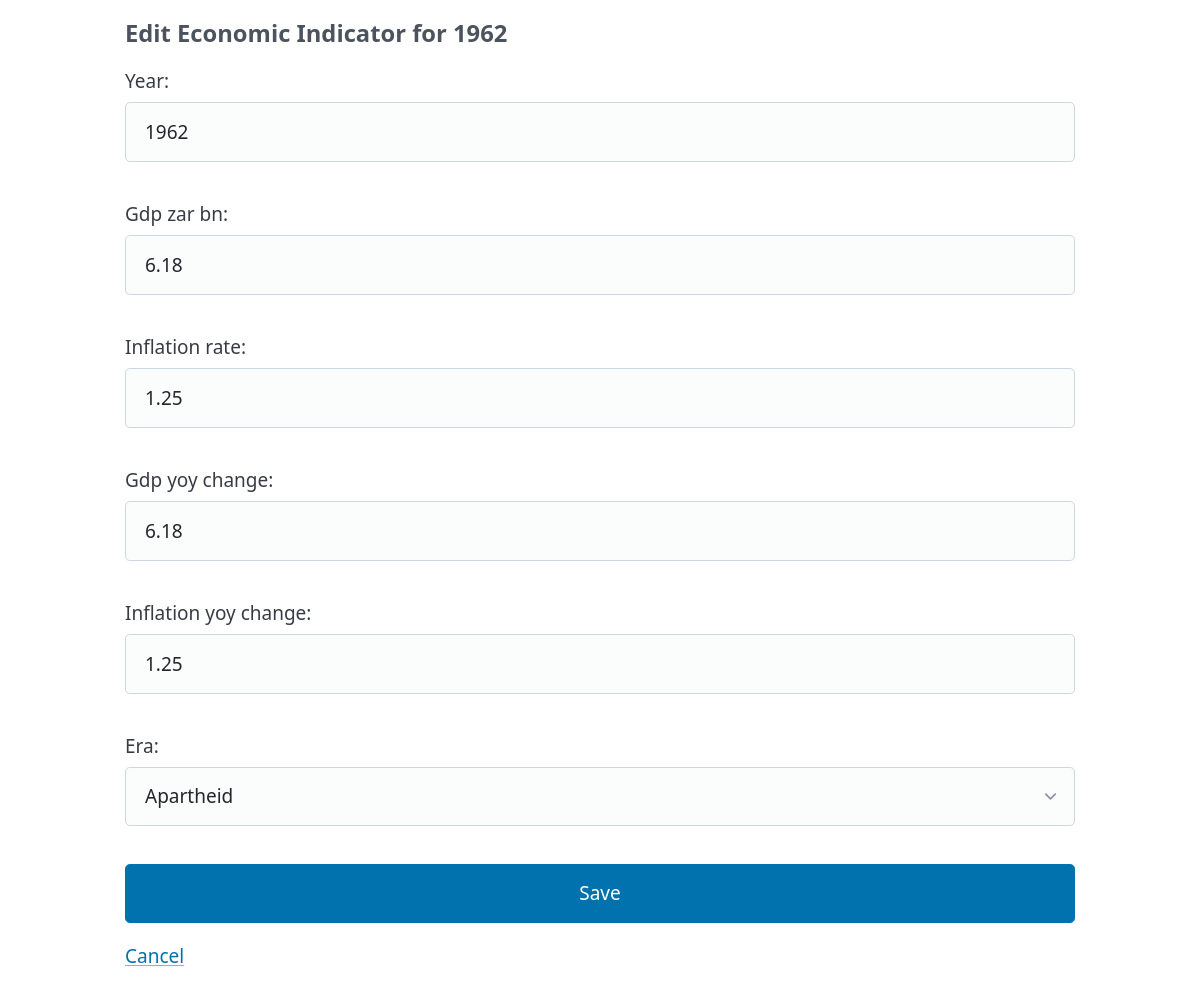
Page /database/indicator/1962/edit/ on the committed database.
### analysis/models.py (models this page shows, shortened)
class EconomicIndicator(models.Model):
    year = models.IntegerField(unique=True, db_index=True)
    gdp_zar_bn = models.DecimalField(max_digits=10, decimal_places=2)
    inflation_rate = models.DecimalField(max_digits=5, decimal_places=2)
    gdp_yoy_change = models.DecimalField(max_digits=5, decimal_places=2, null=True, blank=True)
    inflation_yoy_change = models.DecimalField(max_digits=5, decimal_places=2, null=True, blank=True)
    era = models.CharField(max_length=20, db_index=True)  # 'Apartheid' | 'Post-Apartheid'
    created_at = models.DateTimeField(auto_now_add=True)
    class Meta:
        ordering = ["year"]

### analysis/views.py (the view)
# urls.py: path("database/indicator/<int:year>/edit/", views.indicator_update, name="indicator_edit"),
@transaction.atomic
def indicator_update(request, year):
    obj = get_object_or_404(EconomicIndicator, year=year)
    if request.method == 'POST':
        form = EconomicIndicatorForm(request.POST, instance=obj)
        if form.is_valid():
            form.save()
            messages.success(request, "Record updated.")
            return redirect('database_dashboard')
        messages.error(request, f"Update failed: {form.errors}")
    else:
        form = EconomicIndicatorForm(instance=obj)
    return render(request, 'analysis/indicator_edit.html', {'form': form, 'obj': obj})

### analysis/forms.py
class EconomicIndicatorForm(forms.ModelForm):
    class Meta:
        model = EconomicIndicator
        fields = [
            'year', 'gdp_zar_bn', 'inflation_rate',
            'gdp_yoy_change', 'inflation_yoy_change', 'era',
        ]
        widgets = {
            'era': forms.Select(choices=[('Apartheid','Apartheid'), ('Post-Apartheid','Post-Apartheid')])
        }

### analysis/templates/analysis/indicator_edit.html (shortened to what this page needs)
<!doctype html>
<html lang="en">
<head>
  <link rel="stylesheet" href="https://cdn.jsdelivr.net/npm/@picocss/pico@2/css/pico.min.css">
</head>
<body>
<main class="container">
  <h4>Edit Economic Indicator for {{ obj.year }}</h4>
  <form method="post">
    {{ form.as_p }}
    <button type="submit">Save</button>
    <a href="{% url 'database_dashboard' %}">Cancel</a>
  </form>
</main>
</body>
</html>

### rows in the picture
EconomicIndicator: year "1962", gdp_zar_bn "6.18", inflation_rate "1.25", gdp_yoy_change "6.18", inflation_yoy_change "1.25", era "Apartheid"
